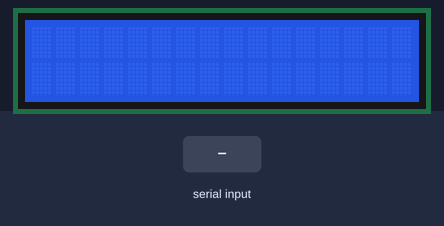
Bench run of a sketch on a simulated Arduino Uno, built with avr-gcc and run on an emulated ATmega328P. On the bench: 16×2 character LCD. The inputs (shaded band) are chosen by the test bench.

Above: at 1.2 s.
1.3 s: byte 30 received over Serial
2.8 s: byte 90 received over Serial
At 3.7 s:
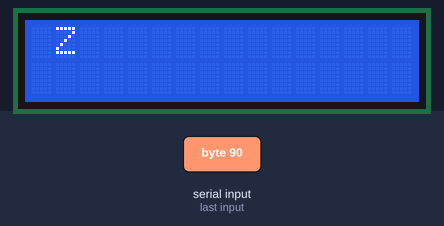
4.3 s: byte 120 received over Serial
At 4.8 s:
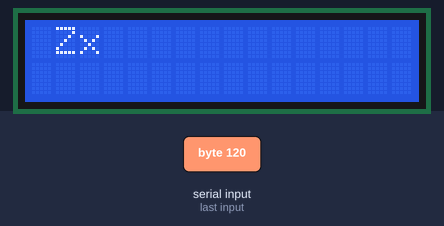
5.8 s: byte 30 received over Serial
7.3 s: byte 90 received over Serial
At 8.3 s:
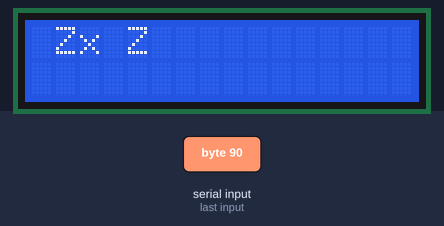
8.8 s: byte 120 received over Serial
At 9.5 s:
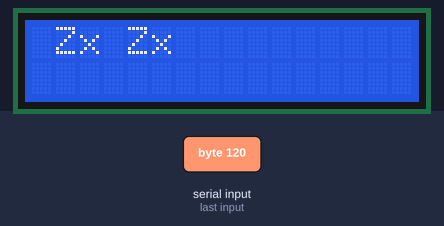
Timing chart, 0 to 11.8 s (numbered marks = the images above; inputs shaded):
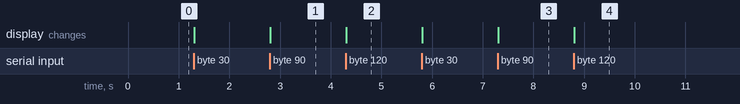

The sketch:

lcd_driver.ino
```cpp
#include <Wire.h>
#include <LiquidCrystal_I2C.h>

LiquidCrystal_I2C lcd(0x27, 16, 2);

int cursor_col = 0;
int cursor_row = 0;

unsigned long lastUpdateTime = 0;       // timestamp of last received byte
const unsigned long CLEAR_DELAY = 5000; // 5 seconds inactivity

void setup() {
  Serial.begin(9600);
  lcd.init();
  lcd.backlight();
}

void loop() {
  // Check for incoming bytes
  while (Serial.available() > 0) {
    char inByte = Serial.read();

    lcd.setCursor(cursor_col, cursor_row);
    lcd.write(inByte);

    // Update cursor position
    cursor_col++;
    if (cursor_col >= 16) {
      cursor_col = 0;
      cursor_row++;
      if (cursor_row >= 2) {
        cursor_row = 0;      // wrap back to top
        lcd.clear();         // optional: clear screen if full
      }
    }

    // Update last activity time
    lastUpdateTime = millis();
  }

  // Check if CLEAR_DELAY has passed since last byte
  if (millis() - lastUpdateTime > CLEAR_DELAY) {
    lcd.clear();
    cursor_col = 0;
    cursor_row = 0;
    lastUpdateTime = millis(); // reset timer after clearing
  }
}
```

Measured:
- after the input at 2.8 s, the display: changes at once (image 1)
- after the input at 4.3 s, the display: changes at once (image 2)
- after the input at 7.3 s, the display: changes at once (image 3)
- after the input at 8.8 s, the display: changes at once (image 4)
